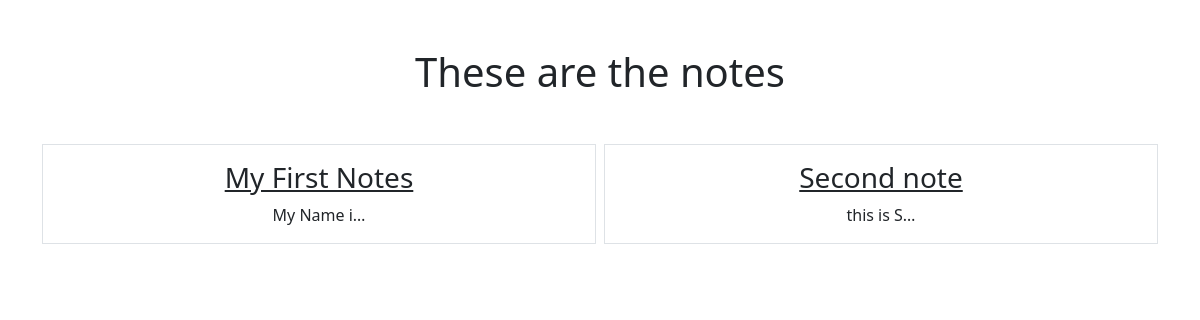
/smart/notes, run on an earlier commit of the app's database.
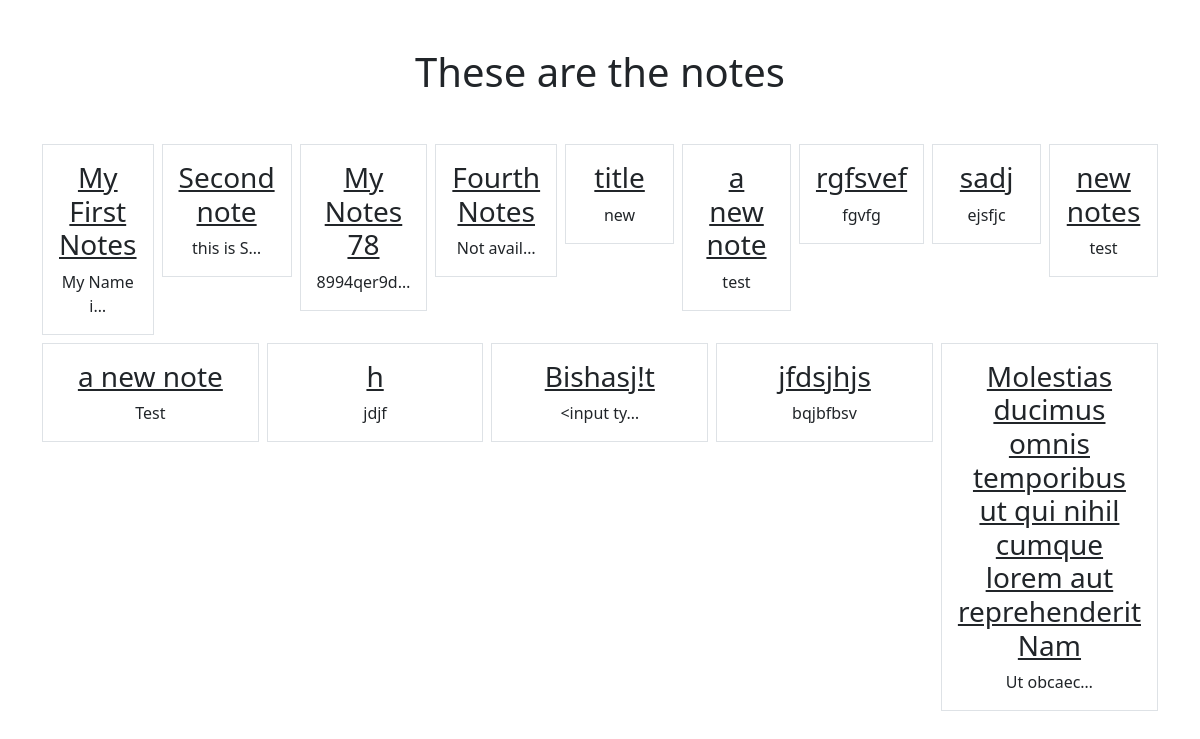
And on a later commit of the database.
### notes/models.py (models this page shows)
class Notes(models.Model):
    title = models.CharField(max_length=200)
    text = models.TextField()
    created = models.DateTimeField(auto_now_add=True)

### notes/views.py (the view)
# urls.py: path('notes', views.NotesListView.as_view(), name="notes.list"),
class NotesListView(ListView):
    model = Notes
    context_object_name = "notes"
    template_name = "notes/notes_list.html"

### notes/templates/notes/notes_list.html
{% extends "base.html" %}
{% block content %}
<h1 class="my-5">These are the notes</h1>
<div class="row row-cols3 g-2">
    {% for note in notes %}
    <div class="col">
        <div class="p-3 border">
            <a href="{% url 'notes.detail' pk=note.id %}" class="text-dark text-decoration-non">
                <h3>{{note.title}}</h3>
            </a>
            {{note.text|truncatechars:10}}
        </div>
    </div>
    {% endfor %}
</div>
{% endblock %}

### static/templates/base.html (shortened to what this page needs)
{% load static %}
<!DOCTYPE html>
<html lang="en">
<head>
    <link href="https://cdn.jsdelivr.net/npm/bootstrap@5.3.0-alpha1/dist/css/bootstrap.min.css" rel="stylesheet"
>
</head>
<body>
    <div class="my-5 text-center container">
        {% block content %}
        {% endblock %}
    </div>
</body>
</html>

What changed in the data, as far as the page shows it:
added Notes: title "My Notes 78", text "8994qer9d…"
added Notes: title "Fourth Notes", text "Not avail…"
added Notes: title "title", text "new"
added Notes: title "a new note", text "test"
added Notes: title "rgfsvef", text "fgvfg"
added Notes: title "sadj", text "ejsfjc"
added Notes: title "new notes", text "test"
added Notes: title "a new note", text "Test"
added Notes: title "h", text "jdjf"
added Notes: title "Bishasj!t", text "<input ty…"
added Notes: title "jfdsjhjs", text "bqjbfbsv"
added Notes: title "Molestias ducimus omnis temporibus ut qui nihil cumque lorem aut reprehenderit Nam", text "Ut obcaec…"
